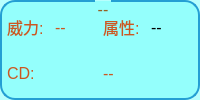
                 <widget class="QGroupBox" name="Battle_skill_3">
                  <property name="font">
                   <font>
                    <pointsize>12</pointsize>
                   </font>
                  </property>
                  <property name="styleSheet">
                   <string notr="true">QGroupBox{
border: 2px solid gray;
border-radius: 15px;
margin-top: 1ex;
	background-color: rgba(111, 255, 250, 125);
	border-color: rgb(36, 159, 211);
}
QGroupBox::title{
	subcontrol-origin:margin;
	subcontrol-position:top center;
	color: rgb(149, 96, 36);
}
</string>
                  </property>
                  <property name="title">
                   <string>--</string>
                  </property>
                  <layout class="QGridLayout" name="gridLayout_23">
                   <property name="leftMargin">
                    <number>5</number>
                   </property>
                   <property name="topMargin">
                    <number>5</number>
                   </property>
                   <property name="rightMargin">
                    <number>5</number>
                   </property>
                   <property name="bottomMargin">
                    <number>5</number>
                   </property>
                   <item row="0" column="0">
                    <layout class="QVBoxLayout" name="verticalLayout_22">
                     <item>
                      <layout class="QHBoxLayout" name="horizontalLayout_58">
                       <item>
                        <layout class="QHBoxLayout" name="horizontalLayout_59">
                         <item>
                          <widget class="QLabel" name="label_33">
                           <property name="font">
                            <font>
                             <pointsize>12</pointsize>
                            </font>
                           </property>
                           <property name="styleSheet">
                            <string notr="true">QLabel{
	
	color: rgb(204, 87, 33);
}</string>
                           </property>
                           <property name="text">
                            <string>威力:</string>
                           </property>
                          </widget>
                         </item>
                         <item>
                          <widget class="QLabel" name="Battle_skill_dmg_3">
                           <property name="font">
                            <font>
                             <pointsize>12</pointsize>
                            </font>
                           </property>
                           <property name="styleSheet">
                            <string notr="true">QLabel{
	
	color: rgb(204, 87, 33);
}</string>
                           </property>
                           <property name="text">
                            <string>--</string>
                           </property>
                          </widget>
                         </item>
                        </layout>
                       </item>
                       <item>
                        <layout class="QHBoxLayout" name="horizontalLayout_60">
                         <item>
                          <widget class="QLabel" name="label_34">
                           <property name="font">
                            <font>
                             <pointsize>12</pointsize>
                            </font>
                           </property>
                           <property name="styleSheet">
                            <string notr="true">QLabel{
	
	color: rgb(204, 87, 33);
}</string>
                           </property>
                           <property name="text">
                            <string>属性:</string>
                           </property>
                          </widget>
                         </item>
                         <item>
                          <widget class="QLabel" name="Battle_skill_attr_3">
                           <property name="font">
                            <font>
                             <pointsize>12</pointsize>
                            </font>
                           </property>
                           <property name="styleSheet">
                            <string notr="true">QLabel{
 rgb(234, 102, 50);
}</string>
                           </property>
                           <property name="text">
                            <string>--</string>
                           </property>
                          </widget>
                         </item>
                        </layout>
                       </item>
                      </layout>
                     </item>
                     <item>
                      <layout class="QHBoxLayout" name="horizontalLayout_61">
                       <item>
                        <widget class="QLabel" name="label_35">
                         <property name="font">
                          <font>
                           <pointsize>12</pointsize>
                          </font>
                         </property>
                         <property name="styleSheet">
                          <string notr="true">QLabel{
	
	color: rgb(204, 87, 33);
}</string>
                         </property>
                         <property name="text">
                          <string>CD:</string>
                         </property>
                        </widget>
                       </item>
                       <item>
                        <widget class="QLabel" name="Battle_skill_cd_3">
                         <property name="font">
                          <font>
                           <pointsize>12</pointsize>
                          </font>
                         </property>
                         <property name="styleSheet">
                          <string notr="true">QLabel{
	
	color: rgb(204, 87, 33);
}</string>
                         </property>
                         <property name="text">
                          <string>--</string>
                         </property>
                        </widget>
                       </item>
                      </layout>
                     </item>
                    </layout>
                   </item>
                  </layout>
                 </widget>
